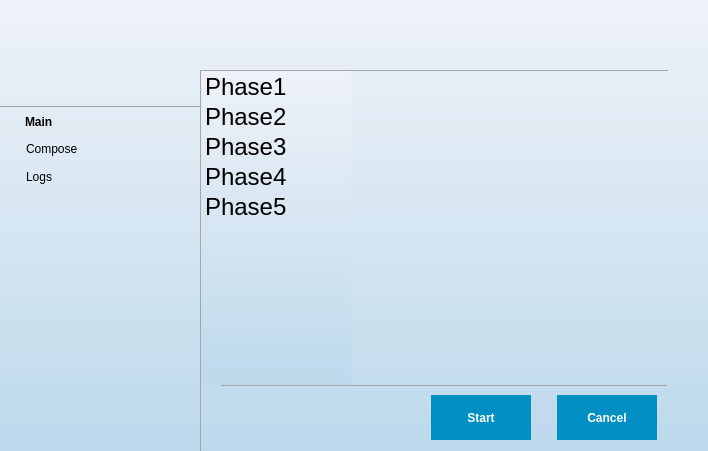
<?xml version="1.0" encoding="UTF-8"?>
<ui version="4.0">
 <class>MainWindow</class>
 <widget class="QWidget" name="MainWindow">
  <property name="geometry">
   <rect>
    <x>0</x>
    <y>0</y>
    <width>708</width>
    <height>451</height>
   </rect>
  </property>
  <property name="windowTitle">
   <string>Form</string>
  </property>
  <property name="styleSheet">
   <string notr="true">#frameless_screen_header_frame
{
    background-color:white;
}
#frameless_screen_content_frame
{
    background-color:#eff2f8;
}
#frameless_screen_hide_btn , #frameless_screen_close_btn
{
    border:none;
}
QTableWidget
{
    font-family: &quot;raleway&quot;;
    font-size:18pt;
    outline: 0;
    border-width:1px;
    border-style:solid;
    border-color: transparent;
 
    
}
QAbstractItemView::indicator { 
    border:1px solid #a6a6a6;
	background-color: rgb(255, 255, 255);
 }
QTableView::indicator:unchecked
{
     background-color: rgb(255, 255, 255);
}
QTableView::indicator:checked
{
     padding:2px;
     background-color: rgb(0, 0, 0);
}
QTableWidget:item:selected
{
  background-color: &quot;#DCE3ED&quot;;
  color:black;
  border:none;
  outline: 0;
}

QTextBrowser
{
    font: 12pt &quot;Raleway&quot;;
   font-weight:300;
}
QTextEdit
{
     
	font: 12pt &quot;Raleway&quot;;
   font-weight:300;
}
QScrollBar::vertical
{
  background-color: transparent;
  border: none;
  width:16px;
   padding-top:15px;
}
QScrollBar::handle:vertical
{
  background-color: gray;
  border-radius: 3px;
  min-width: 12px;
  min-height: 16px;
  margin:5px;
}
QScrollBar::add-line:vertical
{
  height:0px;
  subcontrol-position: bottom;
}


QScrollBar::sub-line:vertical
{
  height: 0px;
  subcontrol-position: top;
}
QScrollBar::horizontal
{
  background-color: transparent;
  border: none;
  height:20px;
}
QScrollBar::handle:horizontal
{
  background-color: gray;
  border-radius: 5px;
  min-width: 16px;
  min-height: 16px;
  margin:5px;
}
QScrollBar::add-line:horizontal {
height: 0px;
}

QScrollBar::sub-line:horizontal {
height: 0px;
}

QScrollBar::add-page:horizontal, QScrollBar::sub-page:horizontal {
height: 0px;
}
QAbstractScrollArea::corner {
    background: transparent;
}
</string>
  </property>
  <layout class="QHBoxLayout" name="horizontalLayout_3" stretch="1,5">
   <property name="spacing">
    <number>0</number>
   </property>
   <property name="leftMargin">
    <number>0</number>
   </property>
   <property name="topMargin">
    <number>0</number>
   </property>
   <property name="rightMargin">
    <number>0</number>
   </property>
   <property name="bottomMargin">
    <number>0</number>
   </property>
   <item>
    <widget class="QFrame" name="sidebar_frame">
     <property name="styleSheet">
      <string notr="true">#sidebar_frame
{
    	background-color: qlineargradient(spread:pad, x1:0.5, y1:0, x2:0.5, y2:1, stop:0 rgba(239, 242, 248, 255), stop:1 rgba(188, 217, 235, 255));
}
QProgressBar
{
  background-color: white;
  border:none;
  border-radius:5px;
}
QProgressBar::chunk
{
  background-color: #2275FB;
  border-radius:5px;
}
QWidget
{
    font: 14pt &quot;Raleway&quot;;
    font-weight:300;

}
QPushButton
{
   text-align: left;
   padding-left:10px;
   
}
QPushButton:checked
{
   border:none;
   font-weight:bold;
}
#new_emails_count_lbl
{
   padding-right:10px;
	color: #028fc3;
    font-weight:bold;
}
</string>
     </property>
     <property name="frameShape">
      <enum>QFrame::NoFrame</enum>
     </property>
     <property name="frameShadow">
      <enum>QFrame::Raised</enum>
     </property>
     <layout class="QVBoxLayout" name="verticalLayout_2">
      <property name="leftMargin">
       <number>0</number>
      </property>
      <property name="topMargin">
       <number>0</number>
      </property>
      <property name="rightMargin">
       <number>0</number>
      </property>
      <property name="bottomMargin">
       <number>0</number>
      </property>
      <item>
       <widget class="QLabel" name="logo">
        <property name="minimumSize">
         <size>
          <width>200</width>
          <height>100</height>
         </size>
        </property>
        <property name="maximumSize">
         <size>
          <width>16777215</width>
          <height>100</height>
         </size>
        </property>
        <property name="styleSheet">
         <string notr="true">padding-left:0px;</string>
        </property>
        <property name="text">
         <string/>
        </property>
        <property name="pixmap">
         <pixmap resource="../assets/app_resources.qrc">:/icons/icons/main_logo.png</pixmap>
        </property>
        <property name="scaledContents">
         <bool>false</bool>
        </property>
        <property name="alignment">
         <set>Qt::AlignCenter</set>
        </property>
       </widget>
      </item>
      <item>
       <widget class="QFrame" name="line_frame">
        <property name="styleSheet">
         <string notr="true">QFrame
{
border-width:1px;
border-style:solid;
border-left-color: transparent;
border-top-color: #a6a6a6;
border-right-color: transparent;
border-bottom-color: transparent;
}</string>
        </property>
        <property name="frameShape">
         <enum>QFrame::HLine</enum>
        </property>
        <property name="frameShadow">
         <enum>QFrame::Raised</enum>
        </property>
        <property name="lineWidth">
         <number>1</number>
        </property>
       </widget>
      </item>
      <item>
       <layout class="QVBoxLayout" name="verticalLayout">
        <property name="spacing">
         <number>12</number>
        </property>
        <property name="leftMargin">
         <number>15</number>
        </property>
        <property name="rightMargin">
         <number>15</number>
        </property>
        <item>
         <layout class="QHBoxLayout" name="horizontalLayout" stretch="1">
          <item>
           <widget class="QPushButton" name="main_btn">
            <property name="styleSheet">
             <string notr="true"/>
            </property>
            <property name="text">
             <string>Main</string>
            </property>
            <property name="checkable">
             <bool>true</bool>
            </property>
            <property name="checked">
             <bool>true</bool>
            </property>
            <property name="flat">
             <bool>true</bool>
            </property>
           </widget>
          </item>
         </layout>
        </item>
        <item>
         <widget class="QPushButton" name="compose_btn">
          <property name="styleSheet">
           <string notr="true"/>
          </property>
          <property name="text">
           <string>Compose</string>
          </property>
          <property name="checkable">
           <bool>true</bool>
          </property>
          <property name="checked">
           <bool>false</bool>
          </property>
          <property name="flat">
           <bool>true</bool>
          </property>
         </widget>
        </item>
        <item>
         <widget class="QPushButton" name="logs_btn">
          <property name="styleSheet">
           <string notr="true"/>
          </property>
          <property name="text">
           <string>Logs</string>
          </property>
          <property name="checkable">
           <bool>true</bool>
          </property>
          <property name="checked">
           <bool>false</bool>
          </property>
          <property name="flat">
           <bool>true</bool>
          </property>
         </widget>
        </item>
       </layout>
      </item>
      <item>
       <spacer name="verticalSpacer">
        <property name="orientation">
         <enum>Qt::Vertical</enum>
        </property>
        <property name="sizeHint" stdset="0">
         <size>
          <width>20</width>
          <height>129</height>
         </size>
        </property>
       </spacer>
      </item>
     </layout>
    </widget>
   </item>
   <item>
    <widget class="QStackedWidget" name="stackedWidget">
     <property name="styleSheet">
      <string notr="true">background-color: qlineargradient(spread:pad, x1:0.5, y1:0, x2:0.5, y2:1, stop:0 rgba(239, 242, 248, 255), stop:1 rgba(188, 217, 235, 255));

</string>
     </property>
     <widget class="QWidget" name="main_page_widget">
      <layout class="QGridLayout" name="gridLayout">
       <property name="leftMargin">
        <number>0</number>
       </property>
       <property name="topMargin">
        <number>70</number>
       </property>
       <property name="rightMargin">
        <number>40</number>
       </property>
       <property name="bottomMargin">
        <number>0</number>
       </property>
       <item row="0" column="0">
        <widget class="QFrame" name="main_page_frame">
         <property name="styleSheet">
          <string notr="true">.QFrame
{
border-width:1px;
border-style:solid;
border-radius:0px;
border-left-color: #a6a6a6;
border-top-color: #a6a6a6;
border-right-color: transparent;
border-bottom-color: transparent;
background-color: transparent;
}</string>
         </property>
         <property name="frameShape">
          <enum>QFrame::StyledPanel</enum>
         </property>
         <property name="frameShadow">
          <enum>QFrame::Raised</enum>
         </property>
         <layout class="QVBoxLayout" name="verticalLayout_3">
          <property name="spacing">
           <number>0</number>
          </property>
          <property name="leftMargin">
           <number>0</number>
          </property>
          <property name="topMargin">
           <number>0</number>
          </property>
          <property name="rightMargin">
           <number>0</number>
          </property>
          <property name="bottomMargin">
           <number>0</number>
          </property>
          <item>
           <layout class="QHBoxLayout" name="horizontalLayout_2">
            <property name="spacing">
             <number>0</number>
            </property>
            <item>
             <widget class="QTableWidget" name="tableWidget">
              <property name="minimumSize">
               <size>
                <width>150</width>
                <height>0</height>
               </size>
              </property>
              <property name="maximumSize">
               <size>
                <width>150</width>
                <height>16777215</height>
               </size>
              </property>
              <property name="showGrid">
               <bool>false</bool>
              </property>
              <attribute name="horizontalHeaderVisible">
               <bool>false</bool>
              </attribute>
              <attribute name="horizontalHeaderStretchLastSection">
               <bool>true</bool>
              </attribute>
              <attribute name="verticalHeaderVisible">
               <bool>false</bool>
              </attribute>
              <row>
               <property name="text">
                <string>New Row</string>
               </property>
              </row>
              <row>
               <property name="text">
                <string>New Row</string>
               </property>
              </row>
              <row>
               <property name="text">
                <string>New Row</string>
               </property>
              </row>
              <row>
               <property name="text">
                <string>New Row</string>
               </property>
              </row>
              <row>
               <property name="text">
                <string>New Row</string>
               </property>
              </row>
              <column>
               <property name="text">
                <string>New Column</string>
               </property>
              </column>
              <item row="0" column="0">
               <property name="text">
                <string>Phase1</string>
               </property>
              </item>
              <item row="1" column="0">
               <property name="text">
                <string>Phase2</string>
               </property>
              </item>
              <item row="2" column="0">
               <property name="text">
                <string>Phase3</string>
               </property>
              </item>
              <item row="3" column="0">
               <property name="text">
                <string>Phase4</string>
               </property>
              </item>
              <item row="4" column="0">
               <property name="text">
                <string>Phase5</string>
               </property>
              </item>
             </widget>
            </item>
            <item>
             <widget class="QFrame" name="widget_frame">
              <property name="styleSheet">
               <string notr="true">.QFrame
{
    border:none;
}</string>
              </property>
              <property name="frameShape">
               <enum>QFrame::NoFrame</enum>
              </property>
              <property name="frameShadow">
               <enum>QFrame::Raised</enum>
              </property>
              <layout class="QVBoxLayout" name="verticalLayout_4">
               <item>
                <spacer name="verticalSpacer_2">
                 <property name="orientation">
                  <enum>Qt::Vertical</enum>
                 </property>
                 <property name="sizeHint" stdset="0">
                  <size>
                   <width>20</width>
                   <height>127</height>
                  </size>
                 </property>
                </spacer>
               </item>
               <item>
                <layout class="QHBoxLayout" name="horizontalLayout_5">
                 <item>
                  <spacer name="horizontalSpacer_2">
                   <property name="orientation">
                    <enum>Qt::Horizontal</enum>
                   </property>
                   <property name="sizeHint" stdset="0">
                    <size>
                     <width>40</width>
                     <height>20</height>
                    </size>
                   </property>
                  </spacer>
                 </item>
                 <item>
                  <layout class="QGridLayout" name="circular_grid_layout"/>
                 </item>
                 <item>
                  <spacer name="horizontalSpacer_3">
                   <property name="orientation">
                    <enum>Qt::Horizontal</enum>
                   </property>
                   <property name="sizeHint" stdset="0">
                    <size>
                     <width>40</width>
                     <height>20</height>
                    </size>
                   </property>
                  </spacer>
                 </item>
                </layout>
               </item>
               <item>
                <spacer name="verticalSpacer_3">
                 <property name="orientation">
                  <enum>Qt::Vertical</enum>
                 </property>
                 <property name="sizeHint" stdset="0">
                  <size>
                   <width>20</width>
                   <height>127</height>
                  </size>
                 </property>
                </spacer>
               </item>
              </layout>
             </widget>
            </item>
           </layout>
          </item>
          <item>
           <widget class="QFrame" name="main_footer_frame">
            <property name="minimumSize">
             <size>
              <width>0</width>
              <height>60</height>
             </size>
            </property>
            <property name="styleSheet">
             <string notr="true">margin-left:20px;
border-left-color: transparent;</string>
            </property>
            <property name="frameShape">
             <enum>QFrame::StyledPanel</enum>
            </property>
            <property name="frameShadow">
             <enum>QFrame::Raised</enum>
            </property>
            <layout class="QHBoxLayout" name="horizontalLayout_4">
             <item>
              <spacer name="horizontalSpacer">
               <property name="orientation">
                <enum>Qt::Horizontal</enum>
               </property>
               <property name="sizeHint" stdset="0">
                <size>
                 <width>171</width>
                 <height>20</height>
                </size>
               </property>
              </spacer>
             </item>
             <item>
              <widget class="QPushButton" name="start_btn">
               <property name="sizePolicy">
                <sizepolicy hsizetype="Preferred" vsizetype="Fixed">
                 <horstretch>0</horstretch>
                 <verstretch>0</verstretch>
                </sizepolicy>
               </property>
               <property name="minimumSize">
                <size>
                 <width>120</width>
                 <height>45</height>
                </size>
               </property>
               <property name="maximumSize">
                <size>
                 <width>120</width>
                 <height>45</height>
                </size>
               </property>
               <property name="styleSheet">
                <string notr="true">QPushButton
{
	background-color: #028fc3;
   color:white;
   border:none; 
	font: 16pt &quot;Raleway&quot;;
    font-weight:500;
}</string>
               </property>
               <property name="text">
                <string>Start</string>
               </property>
              </widget>
             </item>
             <item>
              <widget class="QPushButton" name="cancel_btn">
               <property name="sizePolicy">
                <sizepolicy hsizetype="Preferred" vsizetype="Fixed">
                 <horstretch>0</horstretch>
                 <verstretch>0</verstretch>
                </sizepolicy>
               </property>
               <property name="minimumSize">
                <size>
                 <width>120</width>
                 <height>45</height>
                </size>
               </property>
               <property name="maximumSize">
                <size>
                 <width>120</width>
                 <height>45</height>
                </size>
               </property>
               <property name="styleSheet">
                <string notr="true">QPushButton
{
	background-color: #028fc3;
   color:white;
   border:none; 
	font: 16pt &quot;Raleway&quot;;
    font-weight:500;
}</string>
               </property>
               <property name="text">
                <string>Cancel</string>
               </property>
              </widget>
             </item>
            </layout>
           </widget>
          </item>
         </layout>
        </widget>
       </item>
      </layout>
     </widget>
    </widget>
   </item>
  </layout>
 </widget>
 <resources>
  <include location="../assets/app_resources.qrc"/>
 </resources>
 <connections/>
</ui>
